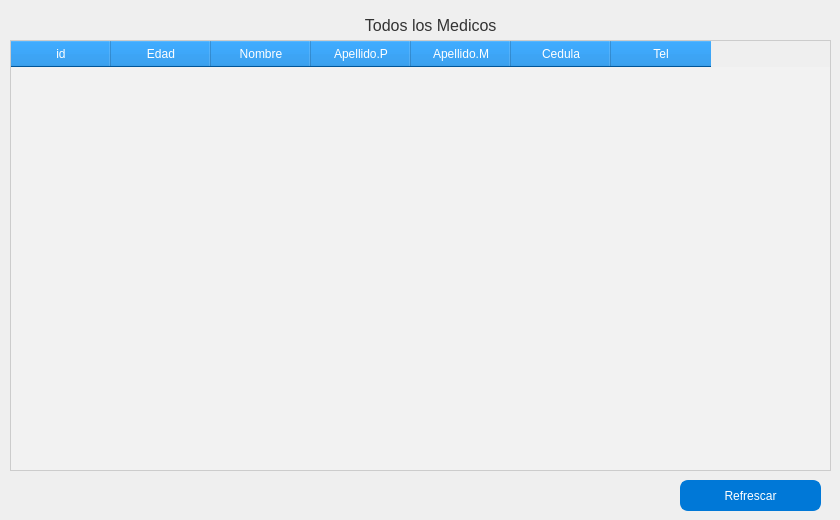
     <widget class="QWidget" name="W_Mostrar">
      <widget class="QTableWidget" name="TB_Enfermeras">
       <property name="geometry">
        <rect>
         <x>10</x>
         <y>40</y>
         <width>821</width>
         <height>431</height>
        </rect>
       </property>
       <property name="styleSheet">
        <string notr="true">QTableWidget {
    background-color: #f2f2f2; /* Color de fondo de la tabla */
    alternate-background-color: #e6e6e6; /* Color de fondo de filas alternas */
    color: #333333; /* Color del texto */
    border: 1px solid #cccccc; /* Grosor y color del borde */
    gridline-color: #cccccc; /* Color de las líneas de la cuadrícula */
}

QTableWidget::item:selected {
    background-color: #0078d7; /* Color de fondo al seleccionar un ítem */
    color: white; /* Color del texto seleccionado */
}

QTableWidget::item:focus {
    background-color: #b3d9ff; /* Color de fondo cuando el ítem tiene el foco */
}

QHeaderView::section {
    background-color: #0078d7; /* Color de fondo de las cabeceras de las columnas */
    color: white; /* Color del texto en las cabeceras de las columnas */
    padding: 4px; /* Espaciado interno de las cabeceras de las columnas */
}

QHeaderView::section:checked {
    background-color: #001e4f; /* Color de fondo de la columna activa en una selección múltiple */
}</string>
       </property>
       <column>
        <property name="text">
         <string>id</string>
        </property>
       </column>
       <column>
        <property name="text">
         <string>Edad</string>
        </property>
       </column>
       <column>
        <property name="text">
         <string>Nombre</string>
        </property>
       </column>
       <column>
        <property name="text">
         <string>Apellido.P</string>
        </property>
       </column>
       <column>
        <property name="text">
         <string>Apellido.M</string>
        </property>
       </column>
       <column>
        <property name="text">
         <string>Cedula</string>
        </property>
       </column>
       <column>
        <property name="text">
         <string>Tel</string>
        </property>
       </column>
      </widget>
      <widget class="QLabel" name="label_24">
       <property name="geometry">
        <rect>
         <x>130</x>
         <y>10</y>
         <width>611</width>
         <height>31</height>
        </rect>
       </property>
       <property name="styleSheet">
        <string notr="true">/* Estilos para el QLabel */
QLabel {
    color: #333333; /* Color del texto (negro) */
    font-size: 16px; /* Tamaño de fuente */
}

/* Estilos para el QLabel cuando está enlazado (hover) */
QLabel:hover {
    color: #4CAF50; /* Color del texto cuando está enlazado (verde) */
    text-decoration: underline; /* Subrayar el texto cuando está enlazado */
}

/* Estilos para el QLabel cuando está seleccionado */
QLabel:selected {
    background-color: #4CAF50; /* Color de fondo cuando está seleccionado (verde) */
    color: #ffffff; /* Color del texto cuando está seleccionado (blanco) */
}</string>
       </property>
       <property name="text">
        <string>                                                     Todos los Medicos</string>
       </property>
      </widget>
      <widget class="QPushButton" name="BT_Refrescar">
       <property name="geometry">
        <rect>
         <x>680</x>
         <y>480</y>
         <width>141</width>
         <height>31</height>
        </rect>
       </property>
       <property name="styleSheet">
        <string notr="true">QPushButton {
    background-color: #0078d7; /* Color de fondo azul */
    color: white; /* Color del texto */
    border: 2px solid #0078d7; /* Grosor y color del borde azul */
    border-radius: 8px; /* Radio de los bordes (hace que el botón se vea redondeado) */
    padding: 8px 16px; /* Espaciado interno (ajusta según el tamaño del botón) */
}

QPushButton:hover {
    background-color: #005ca3; /* Color de fondo azul al pasar el mouse por encima */
}

QPushButton:pressed {
    background-color: #003d66; /* Color de fondo azul al hacer clic en el botón */
}
</string>
       </property>
       <property name="text">
        <string>Refrescar</string>
       </property>
      </widget>
     </widget>
